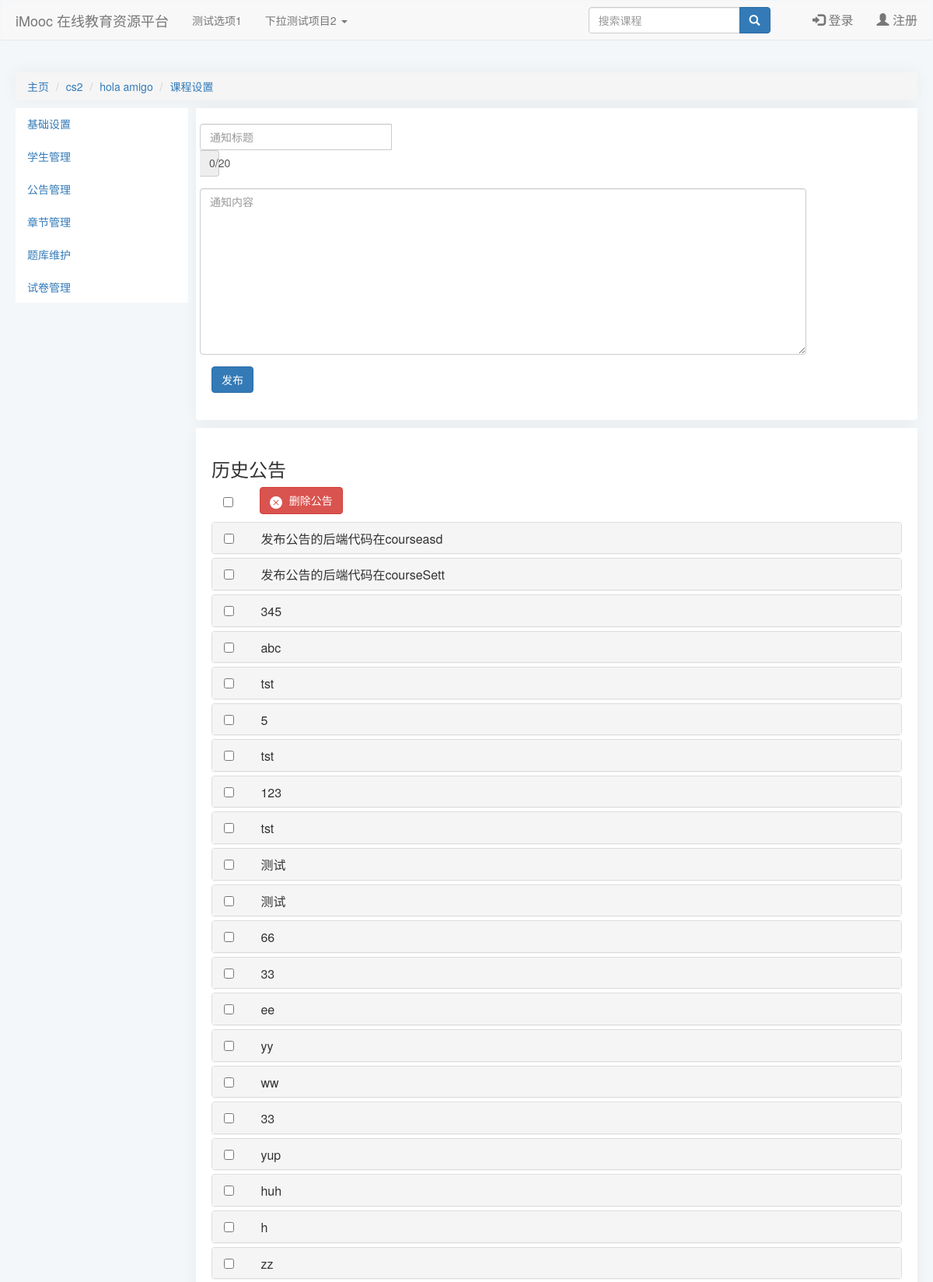
The page /course/3/Setting/Notice (upper part) on the database its author committed.
### index/models.py (models this page shows, shortened)
class CourseCategory(models.Model):
    CategoryID = models.AutoField(primary_key=True, verbose_name="分类编号")
    CategoryName = models.CharField(verbose_name="分类名", max_length=64)
    Is_Root = models.BooleanField(verbose_name="根分类", default=True, editable=False)
    DisplayOrder = models.PositiveIntegerField(verbose_name="显示顺序", default=1)
    ParentID = models.ForeignKey(
        "self",
        on_delete=models.CASCADE,
        limit_choices_to={"Is_Root": 1},
        null=True,
        blank=True,
    )
    def __str__(self) -> str:
        return self.CategoryName
    class Meta:
        ordering = ["-CategoryID"]
        verbose_name = "课程分类"
        verbose_name_plural = "课程分类"

class Course(models.Model):
    status = (
        ("1", "未开课"),
        ("2", "已开课"),
        ("3", "已结课"),
    )
    Course_Name = models.CharField(verbose_name="课程名称", max_length=64)
    Course_Teacher = models.ForeignKey(
        "Users",
        on_delete=models.CASCADE,
        limit_choices_to={"access": "teacher"},
        null=True,
        blank=True,
        related_name="teacher",
    )
    Course_Info = models.TextField(verbose_name="课程说明", default="暂未设置")
    Course_Goal = models.TextField(verbose_name="课程目标", default="暂未设置")
    Grade_Requirements = models.TextField(verbose_name="成绩要求", default="暂未设置")
    Reference = models.TextField(verbose_name="参考资料", default="暂未设置")
    QA = models.TextField(verbose_name="常见问题", null=True, blank=True, default="暂未设置")
    Course_Img = models.ImageField(
        verbose_name="课程图片",
        null=True,
        upload_to="Course_Img",
        blank=True,
        default="material/defaultCourseImage.jpg",
    )
    Stu_Count = models.PositiveIntegerField(verbose_name="选课人数", default=0)
    Course_Chapter = models.TextField(
        verbose_name="课程章节",
        null=True,
        blank=True,
        default='[{"title":"New Node","key":"1"}]',
    )
    Course_Category = models.ForeignKey(
        "CourseCategory",
        verbose_name="课程分类",
        on_delete=models.CASCADE,
        limit_choices_to={"Is_Root": 0},
        null=True,
        blank=True,
    )
    View_Count = models.PositiveIntegerField(verbose_name="访问人数", default=0)
    Status = models.CharField(
        verbose_name="课程状态", max_length=16, choices=status, default="1"
    )
    Starting_Time = models.DateTimeField(verbose_name="开课时间", auto_now_add=True)
    Ending_Time = models.DateTimeField(verbose_name="结课时间", null=True, blank=True)
    class Meta:
        ordering = ["-Starting_Time"]
        verbose_name = "课程"
        verbose_name_plural = "课程"

class CourseNotice(models.Model):
    sourceCourse = ForeignKey(
        "Course",
        verbose_name="源课程",
        on_delete=CASCADE,
        null=True,
        blank=True,
        related_name="sourceCourse",
    )
    Title = CharField(verbose_name="公告标题", default="新公告标题", max_length=20)
    Message = TextField(verbose_name="课程公告", default="新公告内容")
    createTime = DateTimeField(verbose_name="发布时间", auto_now_add=True)
    class Meta:
        ordering = ["-createTime"]
        verbose_name = "课程公告"
        verbose_name_plural = "课程公告"

### index/views.py (the view, shortened to what this page needs)
def courseSettingNotice(request, courseid):
    courseDetail, _, _ = VF.Get_Course(courseid)
    course = models.Course.objects.get(id=courseid)
    historyNotices = models.CourseNotice.objects.filter(sourceCourse=course)
    return render(request, "index/courseSettingNotice.html", locals())

### index/templates/index/courseSettingNotice.html (shortened to what this page needs)
{% extends 'index/courseSettingBase.html' %}
{% load static %}
{% load martortags %}
    {% block extrastatic %}
    {{ block.super }}
    <link rel="stylesheet" href="{% static 'index/css/courseSettingNotice.css' %}">
    <link rel="stylesheet" href="https://cdn.jsdelivr.net/simplemde/latest/simplemde.min.css">
    {% endblock extrastatic %}
    {% block content %}
    {{ block.super }}
    <div class="mainContainer">
        <div class="newNoticeForm">
            <form id="NoticeForm" class="form-horizontal">
                <div class="form-group">
                    <div class="item form-Title">
                        <div class="input-group">
                            <input type="text" name="NoticeTitle" id="NoticeTitle" class="form-control"
                                placeholder="通知标题" maxlength="20" required>
                            <div class="input-group-addon" id="titleaddon">0/20</div>
                        </div>
                    </div>
                </div>
                <div class="form-group">
                    <div class="item form-Title">
                        <textarea name="NoticeContent" id="NoticeTA" class="form-control" rows="10"
                            placeholder="通知内容"></textarea>
                    </div>
                </div>
                <div class="form-group">
                    <button type="button" id="submitNotice" class="btn btn-primary postAnno">发布</button>
                </div>
            </form>
        </div>
        <div class="historyNotice">
            <div class="header">
                <h3>历史公告</h3>
                <div class="btnheader">
                    <input type="checkbox" class="selectAll">
                    <button class="btn btn-danger remove">
                        删除公告
                    </button>
                </div>
            </div>
            <div class="panel-group" id="accordion" role="tablist" aria-multiselectable="true">
                {% for Notice in historyNotices %}
                <div class="panel panel-default">
                    <div class="panel-heading" role="tab" id="heading{{forloop.counter}}">
                        <h4 class="panel-title">
                            <input type="checkbox">
                            <a role="button" data-toggle="collapse" data-parent="#accordion"
                                href="#collapse{{forloop.counter}}" aria-expanded="false"
                                aria-controls="collapse{{forloop.counter}}" class="collapsed">
                                {{Notice.Title}}
                            </a>
                        </h4>
                    </div>
                </div>
                {% endfor %}
            </div>
        </div>
    </div>
    {% endblock content %}

### index/templates/index/courseSettingBase.html (shortened to what this page needs)
{% extends 'index/index.html' %}
{% load static %}
    {% block extrastatic %}
    <link rel="stylesheet" type="text/css" href="{% static 'index/css/courseSettingBase.css' %}">
    {% endblock %}
    {% block content %}
    <div>
        <ul class="breadcrumb">
            <li><a class="Index" href="/index/">主页</a></li>
            <li><a class="Category" href="{% url 'index:category' courseDetail.Course_Category.ParentID.CategoryID %}"
                    id="{{courseDetail.Course_Category.CategoryID}}">{{courseDetail.Course_Category}}</a></li>
            <li><a class="Course" href="{% url 'index:courseInfo' courseid %}">{{courseDetail.Course_Name}}
                </a>
            </li>
            <li class="active"><a href="{% url 'index:courseSetting' courseid %}">课程设置
                </a>
            </li>
        </ul>
    </div>
    <div class="navSideBar">
        <ul class="nav nav-pills nav-stacked">
            <li role="basicInfo"><a href="{% url 'index:courseSetting' courseid %}">基础设置</a></li>
            <li role="studentManagement"><a href="{% url 'index:studentSetting' courseid %}">学生管理</a></li>
            <li role="annoucementManage"><a href="{% url 'index:noticeSetting' courseid %}">公告管理</a></li>
            <li role="chapterManagement"><a href="{% url 'index:chapterSetting' courseid %}">章节管理</a></li>
            <li role="QuestionBankManagement"><a href="{% url 'index:questionBank' courseid %}">题库维护</a></li>
            <li role="PaperManagement"><a href="{% url 'index:paperManagement' courseid %}">试卷管理</a></li>
        </ul>
    </div>
    {% endblock %}

### index/static/index/css/index.css (style rules this page uses)
body { background-color: #f3f7f9; }

### index/static/index/css/courseSettingBase.css (style rules this page uses)
.breadcrumb { margin:0px; box-shadow: 0 0 20px 0 rgb(12 1 4 / 5%); border-radius: 4px; }
.navSideBar { display:block; float:left; width:20%; margin-top: 10px; }
ul.nav.nav-pills.nav-stacked { background: white; margin: 0 10px 0 0; }

### index/static/index/css/courseSettingNotice.css (style rules this page uses)
.newNoticeForm { position:relative; display:block; float:right; background-color:white; margin:10px 0; padding:20px; box-shadow: 0 0 20px 0 rgb(12 1 4 / 5%); border-radius: 0px 0px 4px 4px; width:80%; }
.newNoticeForm button { margin-left:15px; }
.item input { border-radius: 4px 0px 0px 4px; width:75%; }
.item textarea { width:85%; }
#titleaddon { display:inline-block; width:10%; height:34px; padding-top:8px; }
.historyNotice { position:relative; display:block; float:right; background-color:white; padding:20px; box-shadow: 0 0 20px 0 rgb(12 1 4 / 5%); border-radius: 0px 0px 4px 4px; width:80%; }
.panel-title a { margin-left:30px; }
.btnheader { margin:0 15px; }
.historyNotice .header button { margin-left:30px; margin-bottom:10px; }
.bi { vertical-align:middle; margin-right:5px; }

### rows shown on the page
CourseCategory: Course_Category "cs2"
Course: Course_Name "hola amigo"
CourseNotice: Title "发布公告的后端代码在courseasd"
CourseNotice: Title "发布公告的后端代码在courseSett"
CourseNotice: Title "345"
CourseNotice: Title "abc"
CourseNotice: Title "tst"
CourseNotice: Title "5"
CourseNotice: Title "tst"
CourseNotice: Title "123"
CourseNotice: Title "tst"
CourseNotice: Title "测试"
CourseNotice: Title "测试"
CourseNotice: Title "66"
CourseNotice: Title "33"
CourseNotice: Title "ee"
CourseNotice: Title "yy"
CourseNotice: Title "ww"
CourseNotice: Title "33"
CourseNotice: Title "yup"
CourseNotice: Title "huh"
CourseNotice: Title "h"
CourseNotice: Title "zz"
